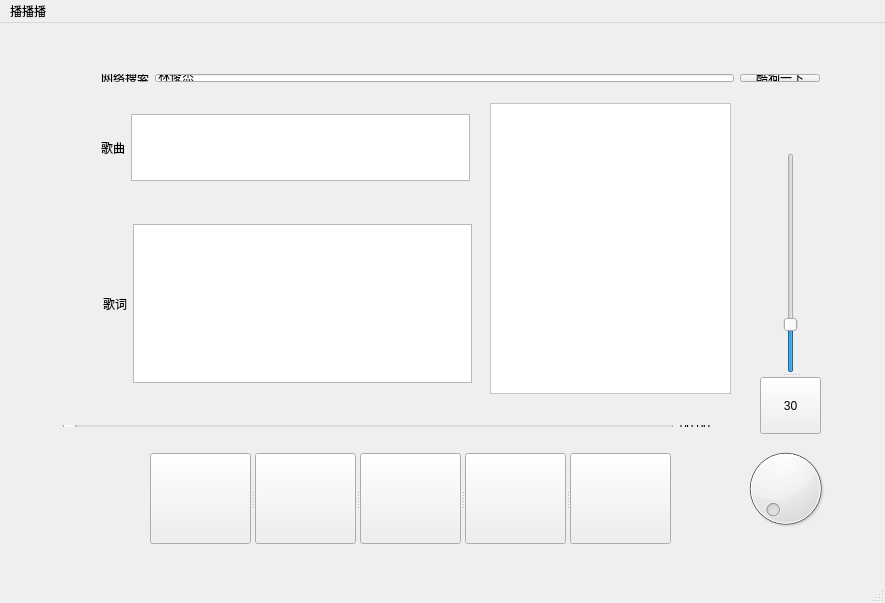
<?xml version="1.0" encoding="UTF-8"?>
<ui version="4.0">
 <class>MainWindow</class>
 <widget class="QMainWindow" name="MainWindow">
  <property name="geometry">
   <rect>
    <x>0</x>
    <y>0</y>
    <width>885</width>
    <height>603</height>
   </rect>
  </property>
  <property name="minimumSize">
   <size>
    <width>865</width>
    <height>549</height>
   </size>
  </property>
  <property name="font">
   <font>
    <stylestrategy>PreferDefault</stylestrategy>
   </font>
  </property>
  <property name="windowTitle">
   <string>啦啦啦</string>
  </property>
  <property name="windowIcon">
   <iconset resource="pic.qrc">
    <normaloff>:/new/prefix1/Ribbon Pig.ico</normaloff>:/new/prefix1/Ribbon Pig.ico</iconset>
  </property>
  <property name="toolTip">
   <string comment="123" extracomment="123"/>
  </property>
  <property name="toolTipDuration">
   <number>-1</number>
  </property>
  <property name="statusTip">
   <string comment="234" extracomment="345"/>
  </property>
  <property name="autoFillBackground">
   <bool>false</bool>
  </property>
  <property name="styleSheet">
   <string notr="true"/>
  </property>
  <widget class="QWidget" name="centralWidget">
   <widget class="QListWidget" name="listWidget">
    <property name="geometry">
     <rect>
      <x>490</x>
      <y>80</y>
      <width>241</width>
      <height>291</height>
     </rect>
    </property>
    <property name="styleSheet">
     <string notr="true">background-color: rgb(255, 255, 255);</string>
    </property>
   </widget>
   <widget class="QWidget" name="layoutWidget">
    <property name="geometry">
     <rect>
      <x>51</x>
      <y>391</y>
      <width>671</width>
      <height>24</height>
     </rect>
    </property>
    <layout class="QHBoxLayout" name="horizontalLayout_3">
     <item>
      <widget class="QSlider" name="processHorizontalSlider">
       <property name="orientation">
        <enum>Qt::Horizontal</enum>
       </property>
      </widget>
     </item>
     <item>
      <widget class="QLabel" name="label_3">
       <property name="text">
        <string>00:00</string>
       </property>
      </widget>
     </item>
    </layout>
   </widget>
   <widget class="QWidget" name="layoutWidget">
    <property name="geometry">
     <rect>
      <x>90</x>
      <y>80</y>
      <width>391</width>
      <height>89</height>
     </rect>
    </property>
    <layout class="QHBoxLayout" name="horizontalLayout_2">
     <item>
      <widget class="QLabel" name="label">
       <property name="text">
        <string>歌曲</string>
       </property>
      </widget>
     </item>
     <item>
      <widget class="QTextBrowser" name="textBrowser"/>
     </item>
    </layout>
   </widget>
   <widget class="QWidget" name="layoutWidget">
    <property name="geometry">
     <rect>
      <x>92</x>
      <y>190</y>
      <width>391</width>
      <height>181</height>
     </rect>
    </property>
    <layout class="QHBoxLayout" name="horizontalLayout_4">
     <item>
      <widget class="QLabel" name="label_2">
       <property name="text">
        <string>歌词</string>
       </property>
      </widget>
     </item>
     <item>
      <widget class="QTextBrowser" name="textBrowser_2"/>
     </item>
    </layout>
   </widget>
   <widget class="QDial" name="dial">
    <property name="geometry">
     <rect>
      <x>740</x>
      <y>420</y>
      <width>91</width>
      <height>91</height>
     </rect>
    </property>
   </widget>
   <widget class="QSplitter" name="splitter">
    <property name="geometry">
     <rect>
      <x>150</x>
      <y>430</y>
      <width>521</width>
      <height>91</height>
     </rect>
    </property>
    <property name="orientation">
     <enum>Qt::Horizontal</enum>
    </property>
    <widget class="QPushButton" name="pushButton_4">
     <property name="toolTip">
      <string comment="22" extracomment="11"/>
     </property>
     <property name="text">
      <string/>
     </property>
    </widget>
    <widget class="QPushButton" name="pushButton">
     <property name="text">
      <string/>
     </property>
    </widget>
    <widget class="QPushButton" name="pushButton_2">
     <property name="accessibleDescription">
      <string/>
     </property>
     <property name="text">
      <string/>
     </property>
    </widget>
    <widget class="QPushButton" name="pushButton_3">
     <property name="text">
      <string/>
     </property>
    </widget>
    <widget class="QPushButton" name="pushButton_5">
     <property name="minimumSize">
      <size>
       <width>0</width>
       <height>0</height>
      </size>
     </property>
     <property name="text">
      <string/>
     </property>
    </widget>
   </widget>
   <widget class="QSplitter" name="splitter_2">
    <property name="geometry">
     <rect>
      <x>760</x>
      <y>130</y>
      <width>61</width>
      <height>281</height>
     </rect>
    </property>
    <property name="orientation">
     <enum>Qt::Vertical</enum>
    </property>
    <widget class="QSlider" name="verticalSlider">
     <property name="value">
      <number>20</number>
     </property>
     <property name="orientation">
      <enum>Qt::Vertical</enum>
     </property>
     <property name="tickInterval">
      <number>0</number>
     </property>
    </widget>
    <widget class="QPushButton" name="pushButton_6">
     <property name="text">
      <string>30</string>
     </property>
    </widget>
   </widget>
   <widget class="QWidget" name="">
    <property name="geometry">
     <rect>
      <x>90</x>
      <y>40</y>
      <width>741</width>
      <height>30</height>
     </rect>
    </property>
    <layout class="QHBoxLayout" name="horizontalLayout">
     <item>
      <widget class="QLabel" name="label_4">
       <property name="text">
        <string>网络搜索</string>
       </property>
      </widget>
     </item>
     <item>
      <widget class="QLineEdit" name="lineEdit">
       <property name="text">
        <string>林俊杰</string>
       </property>
      </widget>
     </item>
     <item>
      <widget class="QPushButton" name="pushButton_7">
       <property name="text">
        <string>酷狗一下</string>
       </property>
      </widget>
     </item>
    </layout>
   </widget>
   <zorder>splitter_2</zorder>
   <zorder>splitter</zorder>
   <zorder>layoutWidget</zorder>
   <zorder>layoutWidget</zorder>
   <zorder>layoutWidget</zorder>
   <zorder>listWidget</zorder>
   <zorder>dial</zorder>
   <zorder>pushButton_7</zorder>
   <zorder>lineEdit</zorder>
   <zorder>label_4</zorder>
  </widget>
  <widget class="QMenuBar" name="menuBar">
   <property name="geometry">
    <rect>
     <x>0</x>
     <y>0</y>
     <width>885</width>
     <height>26</height>
    </rect>
   </property>
   <widget class="QMenu" name="menu">
    <property name="title">
     <string>播播播</string>
    </property>
   </widget>
   <addaction name="menu"/>
  </widget>
  <widget class="QStatusBar" name="statusBar"/>
 </widget>
 <layoutdefault spacing="6" margin="11"/>
 <resources>
  <include location="pic.qrc"/>
 </resources>
 <connections/>
</ui>
